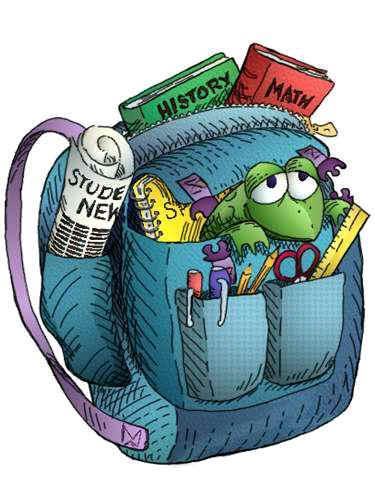
#> input picture dataset/images/bags/bag_001.jpg, 375 x 500 px
$ python image_features.py ../../dataset/images/bags/bag_001.jpg   (older library calls are emulated)
#> lines starting #> are read from the running program, lines starting #| are printed output that depends on the picture
"""
Image Feature Extraction Module
File: src/feature_extraction/image_features.py

This module extracts various features from images:
- Color features (histograms, dominant colors, color moments)
- Texture features (LBP, GLCM)
- Shape features (edges, contours)
- SIFT keypoints (optional)
"""

# import cv2
# import numpy as np
# from PIL import Image
# from skimage.feature import local_binary_pattern, graycomatrix, graycoprops
# from sklearn.cluster import KMeans
# import warnings
# warnings.filterwarnings('ignore')


# class ImageFeatureExtractor:
#     """Extract comprehensive features from images for matching"""

#     def __init__(self, target_size=(224, 224)):
#         """
#         Initialize feature extractor

#         Args:
#             target_size: Resize images to this size for consistent features
#         """
#         self.target_size = target_size

#     def load_and_preprocess(self, image_path):
#         """
#         Load and preprocess image

#         Args:
#             image_path: Path to image file

#         Returns:
#             Preprocessed image in RGB and grayscale
#         """
#         # Load image
#         img = cv2.imread(str(image_path))
#         if img is None:
#             raise ValueError(f"Could not load image: {image_path}")

#         # Convert BGR to RGB
#         img_rgb = cv2.cvtColor(img, cv2.COLOR_BGR2RGB)

#         # Resize
#         img_rgb = cv2.resize(img_rgb, self.target_size)

#         # Create grayscale version
#         img_gray = cv2.cvtColor(img_rgb, cv2.COLOR_RGB2GRAY)

#         return img_rgb, img_gray

#     def extract_color_histogram(self, img_rgb, bins=32):
#         """
#         Extract color histogram features in HSV space

#         Args:
#             img_rgb: RGB image
#             bins: Number of bins per channel

#         Returns:
#             Flattened histogram features
#         """
#         # Convert to HSV (better for color comparison)
#         img_hsv = cv2.cvtColor(img_rgb, cv2.COLOR_RGB2HSV)

#         # Calculate histogram for each channel
#         hist_h = cv2.calcHist([img_hsv], [0], None, [bins], [0, 180])
#         hist_s = cv2.calcHist([img_hsv], [1], None, [bins], [0, 256])
#         hist_v = cv2.calcHist([img_hsv], [2], None, [bins], [0, 256])

#         # Normalize
#         hist_h = cv2.normalize(hist_h, hist_h).flatten()
#         hist_s = cv2.normalize(hist_s, hist_s).flatten()
#         hist_v = cv2.normalize(hist_v, hist_v).flatten()

#         # Concatenate
#         color_hist = np.concatenate([hist_h, hist_s, hist_v])

#         return color_hist

#     def extract_dominant_colors(self, img_rgb, n_colors=5):
#         """
#         Extract dominant colors using K-means clustering

#         Args:
#             img_rgb: RGB image
#             n_colors: Number of dominant colors to extract

#         Returns:
#             Dominant color features (flattened RGB values + percentages)
#         """
#         # Reshape image to be a list of pixels
#         pixels = img_rgb.reshape(-1, 3)

#         # Perform k-means clustering
#         kmeans = KMeans(n_clusters=n_colors, random_state=42, n_init=10)
#         kmeans.fit(pixels)

#         # Get colors and their frequencies
#         colors = kmeans.cluster_centers_
#         labels = kmeans.labels_

#         # Calculate percentage of each color
#         unique, counts = np.unique(labels, return_counts=True)
#         percentages = counts / len(labels)

#         # Sort by percentage
#         sorted_idx = np.argsort(percentages)[::-1]
#         colors = colors[sorted_idx]
#         percentages = percentages[sorted_idx]

#         # Flatten: [R1, G1, B1, P1, R2, G2, B2, P2, ...]
#         features = []
#         for color, percentage in zip(colors, percentages):
#             features.extend(color)
#             features.append(percentage)

#         return np.array(features)

#     def extract_color_moments(self, img_rgb):
#         """
#         Extract color moments (mean, std, skewness) for each channel

#         Args:
#             img_rgb: RGB image

#         Returns:
#             Color moment features (9 values: 3 moments x 3 channels)
#         """
#         features = []

#         for channel in range(3):
#             channel_data = img_rgb[:, :, channel].flatten()

#             # Mean
#             mean = np.mean(channel_data)
#             # Standard deviation
#             std = np.std(channel_data)
#             # Skewness
#             skewness = np.mean(((channel_data - mean) / std)
#                                ** 3) if std > 0 else 0

#             features.extend([mean, std, skewness])

#         return np.array(features)

#     def extract_lbp_features(self, img_gray, n_points=24, radius=3):
#         """
#         Extract Local Binary Pattern (LBP) texture features

#         Args:
#             img_gray: Grayscale image
#             n_points: Number of circularly symmetric neighbor points
#             radius: Radius of circle

#         Returns:
#             LBP histogram features
#         """
#         # Compute LBP
#         lbp = local_binary_pattern(
#             img_gray, n_points, radius, method='uniform')

#         # Calculate histogram
#         n_bins = n_points + 2  # For uniform LBP
#         hist, _ = np.histogram(lbp.ravel(), bins=n_bins, range=(0, n_bins))

#         # Normalize
#         hist = hist.astype(float)
#         hist /= (hist.sum() + 1e-7)

#         return hist

#     def extract_glcm_features(self, img_gray, distances=[1], angles=[0, np.pi/4, np.pi/2, 3*np.pi/4]):
#         """
#         Extract GLCM (Gray-Level Co-occurrence Matrix) texture features

#         Args:
#             img_gray: Grayscale image
#             distances: Pixel pair distance offsets
#             angles: Pixel pair angles

#         Returns:
#             GLCM texture properties
#         """
#         # Compute GLCM
#         glcm = graycomatrix(img_gray, distances=distances, angles=angles,
#                             levels=256, symmetric=True, normed=True)

#         # Extract properties
#         features = []
#         properties = ['contrast', 'dissimilarity',
#                       'homogeneity', 'energy', 'correlation']

#         for prop in properties:
#             values = graycoprops(glcm, prop)
#             # Average across distances and angles
#             features.append(np.mean(values))
#             features.append(np.std(values))   # Std across distances and angles

#         return np.array(features)

#     def extract_edge_features(self, img_gray):
#         """
#         Extract edge-based features using Canny edge detection

#         Args:
#             img_gray: Grayscale image

#         Returns:
#             Edge density and distribution features
#         """
#         # Apply Canny edge detection
#         edges = cv2.Canny(img_gray, 100, 200)

#         # Calculate features
#         edge_density = np.sum(edges > 0) / (edges.shape[0] * edges.shape[1])

#         # Edge distribution (divide image into grid)
#         grid_size = 4
#         h, w = edges.shape
#         grid_h, grid_w = h // grid_size, w // grid_size

#         grid_features = []
#         for i in range(grid_size):
#             for j in range(grid_size):
#                 grid = edges[i*grid_h:(i+1)*grid_h, j*grid_w:(j+1)*grid_w]
#                 grid_density = np.sum(grid > 0) / (grid_h * grid_w)
#                 grid_features.append(grid_density)

#         features = [edge_density] + grid_features
#         return np.array(features)

#     def extract_shape_features(self, img_gray):
#         """
#         Extract shape-based features using contours

#         Args:
#             img_gray: Grayscale image

#         Returns:
#             Shape features (contour count, average area, etc.)
#         """
#         # Threshold image
#         _, thresh = cv2.threshold(img_gray, 127, 255, cv2.THRESH_BINARY)

#         # Find contours
#         contours, _ = cv2.findContours(
#             thresh, cv2.RETR_EXTERNAL, cv2.CHAIN_APPROX_SIMPLE)

#         if len(contours) == 0:
#             return np.zeros(6)

#         # Extract features
#         n_contours = len(contours)
#         areas = [cv2.contourArea(c) for c in contours]
#         perimeters = [cv2.arcLength(c, True) for c in contours]

#         # Compute statistics
#         avg_area = np.mean(areas) if areas else 0
#         avg_perimeter = np.mean(perimeters) if perimeters else 0

#         # Largest contour features
#         largest_contour = max(contours, key=cv2.contourArea)
#         largest_area = cv2.contourArea(largest_contour)
#         largest_perimeter = cv2.arcLength(largest_contour, True)

#         # Compactness (circularity)
#         compactness = (4 * np.pi * largest_area) / \
#             (largest_perimeter ** 2) if largest_perimeter > 0 else 0

#         features = [
#             n_contours,
#             avg_area,
#             avg_perimeter,
#             largest_area,
#             largest_perimeter,
#             compactness
#         ]

#         return np.array(features)

#     def extract_sift_features(self, img_gray, n_features=100):
#         """
#         Extract SIFT keypoint features (optional - can be computationally expensive)

#         Args:
#             img_gray: Grayscale image
#             n_features: Number of keypoints to detect

#         Returns:
#             SIFT descriptor statistics
#         """
#         try:
#             # Create SIFT detector
#             sift = cv2.SIFT_create(nfeatures=n_features)

#             # Detect and compute
#             keypoints, descriptors = sift.detectAndCompute(img_gray, None)

#             if descriptors is None or len(descriptors) == 0:
#                 return np.zeros(128)  # SIFT descriptor size

#             # Aggregate descriptors (mean pooling)
#             features = np.mean(descriptors, axis=0)

#             return features
#         except:
#             # SIFT not available in some OpenCV builds
#             return np.zeros(128)

#     def extract_all_features(self, image_path, include_sift=False):
#         """
#         Extract all features from an image

#         Args:
#             image_path: Path to image file
#             include_sift: Whether to include SIFT features (slower)

#         Returns:
#             Dictionary with all features
#         """
#         # Load image
#         img_rgb, img_gray = self.load_and_preprocess(image_path)

#         # Extract all features
#         features = {
#             'color_histogram': self.extract_color_histogram(img_rgb),
#             'dominant_colors': self.extract_dominant_colors(img_rgb),
#             'color_moments': self.extract_color_moments(img_rgb),
#             'lbp': self.extract_lbp_features(img_gray),
#             'glcm': self.extract_glcm_features(img_gray),
#             'edges': self.extract_edge_features(img_gray),
#             'shapes': self.extract_shape_features(img_gray),
#         }

#         if include_sift:
#             features['sift'] = self.extract_sift_features(img_gray)

#         # Flatten all features into a single vector
#         feature_vector = np.concatenate(
#             [v.flatten() for v in features.values()])

#         return {
#             'features': features,
#             'feature_vector': feature_vector,
#             'feature_names': list(features.keys()),
#             'feature_dims': {k: len(v.flatten()) for k, v in features.items()}
#         }

#     def get_feature_vector_size(self, include_sift=False):
#         """Get the total size of the feature vector"""
#         sizes = {
#             'color_histogram': 96,  # 32 bins * 3 channels
#             'dominant_colors': 20,  # 5 colors * (3 RGB + 1 percentage)
#             'color_moments': 9,     # 3 moments * 3 channels
#             'lbp': 26,              # For n_points=24
#             'glcm': 10,             # 5 properties * 2 (mean, std)
#             'edges': 17,            # 1 overall + 16 grid
#             'shapes': 6,            # 6 shape features
#         }

#         if include_sift:
#             sizes['sift'] = 128

#         return sum(sizes.values())


# # Example usage and testing
# if __name__ == "__main__":
#     import sys
#     from pathlib import Path

#     # Test the feature extractor
#     extractor = ImageFeatureExtractor()

#     print("="*80)
#     print("IMAGE FEATURE EXTRACTOR TEST")
#     print("="*80)

#     # Expected feature vector size
#     print(
#         f"\nFeature Vector Size (without SIFT): {extractor.get_feature_vector_size(False)}")
#     print(
#         f"Feature Vector Size (with SIFT): {extractor.get_feature_vector_size(True)}")

#     # Test on a sample image if path provided
#     if len(sys.argv) > 1:
#         image_path = sys.argv[1]
#         print(f"\nTesting on: {image_path}")

#         try:
#             result = extractor.extract_all_features(
#                 image_path, include_sift=False)

#             print("\n" + "-"*80)
#             print("EXTRACTED FEATURES:")
#             print("-"*80)

#             for name, dim in result['feature_dims'].items():
#                 print(f"  {name:.<25} {dim} dimensions")

#             print(
#                 f"\n  Total feature vector: {len(result['feature_vector'])} dimensions")

#             print("\n" + "-"*80)
#             print("SAMPLE FEATURE VALUES:")
#             print("-"*80)

#             # Show first few values of each feature type
#             for name, features in result['features'].items():
#                 flat = features.flatten()
#                 print(f"\n  {name}:")
#                 print(f"    Shape: {features.shape}")
#                 print(f"    First 5 values: {flat[:5]}")
#                 print(
#                     f"    Mean: {np.mean(flat):.4f}, Std: {np.std(flat):.4f}")

#             print("\n✓ Feature extraction successful!")

#         except Exception as e:
#             print(f"\n✗ Error: {e}")
#     else:
#         print("\nTo test on an image, run:")
#         print("  python image_features.py path/to/image.jpg")

import numpy as np
from PIL import Image
from skimage.feature import local_binary_pattern, graycomatrix, graycoprops
from sklearn.cluster import KMeans
import warnings
warnings.filterwarnings('ignore')


def get_cv2():
    import cv2
    return cv2


class ImageFeatureExtractor:
    """Extract comprehensive features from images for matching"""

    def __init__(self, target_size=(224, 224)):
        self.cv2 = get_cv2()      # <-- store cv2 instance
        self.target_size = target_size

    def load_and_preprocess(self, image_path):
#> called with image_path = '../../dataset/images/bags/bag_001.jpg'
        img = self.cv2.imread(str(image_path))
#> img is the input picture: shape (500, 375, 3); mean B, G, R 172.8, 171.3, 155.1
        if img is None:
            raise ValueError(f"Could not load image: {image_path}")

        img_rgb = self.cv2.cvtColor(img, self.cv2.COLOR_BGR2RGB)
        img_rgb = self.cv2.resize(img_rgb, self.target_size)
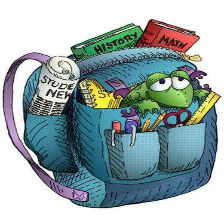
#> img_rgb: shape (224, 224, 3); mean R, G, B 155, 171.3, 172.7
        img_gray = self.cv2.cvtColor(img_rgb, self.cv2.COLOR_RGB2GRAY)
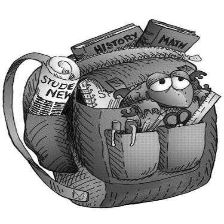
#> img_gray: shape (224, 224); min 1, max 255, mean 166.6

        return img_rgb, img_gray

    def extract_color_histogram(self, img_rgb, bins=32):
#> called with bins = 32
        img_hsv = self.cv2.cvtColor(img_rgb, self.cv2.COLOR_RGB2HSV)
#> img_hsv: shape (224, 224, 3); mean H, S, V 58.5, 72.1, 182.6

        hist_h = self.cv2.calcHist([img_hsv], [0], None, [bins], [0, 180])
#> hist_h = 32 values, max 17778 at index 0, min 92 at index 28, mean 1568
        hist_s = self.cv2.calcHist([img_hsv], [1], None, [bins], [0, 256])
#> hist_s = 32 values, max 19878 at index 0, min 189 at index 30, mean 1568
        hist_v = self.cv2.calcHist([img_hsv], [2], None, [bins], [0, 256])
#> hist_v = 32 values, max 19541 at index 31, min 4 at index 0, mean 1568

        hist_h = self.cv2.normalize(hist_h, hist_h).flatten()
#> hist_h = 32 values, max 0.809 at index 0, min 0.00418 at index 28, mean 0.0713
        hist_s = self.cv2.normalize(hist_s, hist_s).flatten()
#> hist_s = 32 values, max 0.951 at index 0, min 0.00905 at index 30, mean 0.0751
        hist_v = self.cv2.normalize(hist_v, hist_v).flatten()
#> hist_v = 32 values, max 0.955 at index 31, min 0.000195 at index 0, mean 0.0766

        return np.concatenate([hist_h, hist_s, hist_v])

    def extract_dominant_colors(self, img_rgb, n_colors=5):
#> called with n_colors = 5
        pixels = img_rgb.reshape(-1, 3)
        kmeans = KMeans(n_clusters=n_colors, random_state=42, n_init=10)
        kmeans.fit(pixels)

        colors = kmeans.cluster_centers_
        labels = kmeans.labels_

        unique, counts = np.unique(labels, return_counts=True)
        percentages = counts / len(labels)

        sorted_idx = np.argsort(percentages)[::-1]
        colors = colors[sorted_idx]
        percentages = percentages[sorted_idx]

        features = []
        for color, pct in zip(colors, percentages):
            features.extend(color)
            features.append(pct)

        return np.array(features)

    def extract_color_moments(self, img_rgb):
        features = []
        for c in range(3):
            data = img_rgb[:, :, c].flatten()
            mean = np.mean(data)
            std = np.std(data)
            skew = np.mean(((data - mean) / std)**3) if std > 0 else 0
            features.extend([mean, std, skew])
#> this loop made 3 passes
#> (mean, std, skew) on passes 1 to 3: (155, 92.38, -0.105), (171.3, 79.59, -0.298), (172.7, 78.79, -0.362)
#> after the loop, features = [155, 92.38, -0.105, 171.3, 79.59, -0.298, 172.7, 78.79, -0.362]
        return np.array(features)

    def extract_lbp_features(self, img_gray, n_points=24, radius=3):
#> called with n_points = 24, radius = 3
        lbp = local_binary_pattern(
            img_gray, n_points, radius, method='uniform')
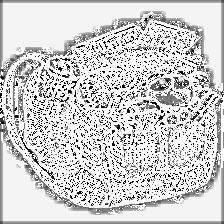
#> lbp: shape (224, 224) float64; min 0, max 25, mean 20.3; drawn with min black and max white
        hist, _ = np.histogram(
            lbp.ravel(), bins=n_points+2, range=(0, n_points+2))
#> hist = 26 values, max 20206 at index 25, min 232 at index 6, mean 1929.8
        hist = hist.astype(float)
        hist /= (hist.sum() + 1e-7)
#> hist = 26 values, max 0.403 at index 25, min 0.00462 at index 6, mean 0.0385
#> (the rest of the program and of its run is left out)
